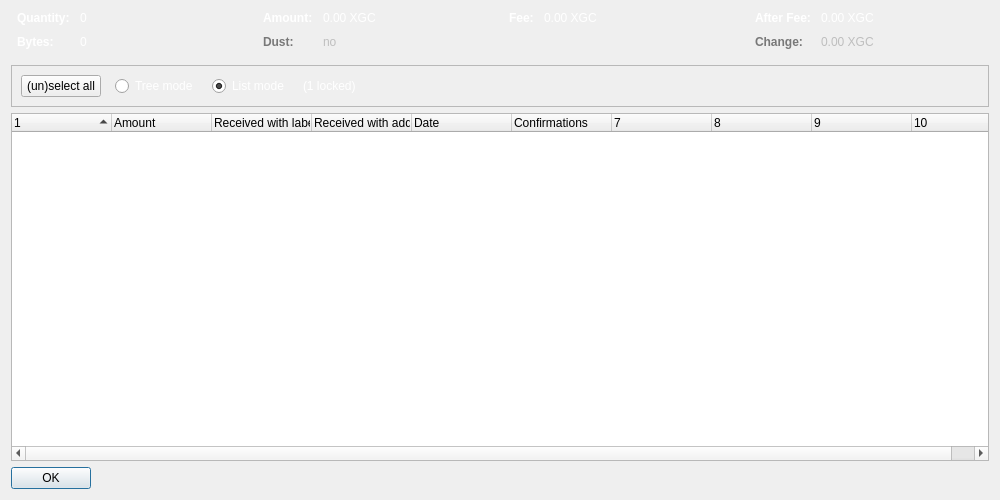
<?xml version="1.0" encoding="UTF-8"?>
<ui version="4.0">
 <class>CoinControlDialog</class>
 <widget class="QDialog" name="CoinControlDialog">
  <property name="geometry">
   <rect>
    <x>0</x>
    <y>0</y>
    <width>1000</width>
    <height>500</height>
   </rect>
  </property>
  <property name="windowTitle">
   <string>Coin Selection</string>
  </property>
  <layout class="QVBoxLayout" name="verticalLayout">
   <item>
    <layout class="QHBoxLayout" name="horizontalLayoutTop" stretch="0,0,0,0">
     <property name="topMargin">
      <number>0</number>
     </property>
     <property name="bottomMargin">
      <number>10</number>
     </property>
     <item>
      <layout class="QFormLayout" name="formLayoutCoinControl1">
       <property name="horizontalSpacing">
        <number>10</number>
       </property>
       <property name="verticalSpacing">
        <number>10</number>
       </property>
       <property name="leftMargin">
        <number>6</number>
       </property>
       <property name="rightMargin">
        <number>6</number>
       </property>
       <item row="0" column="0">
        <widget class="QLabel" name="labelCoinControlQuantityText">
         <property name="palette">
          <palette>
           <active>
            <colorrole role="WindowText">
             <brush brushstyle="SolidPattern">
              <color alpha="255">
               <red>255</red>
               <green>255</green>
               <blue>255</blue>
              </color>
             </brush>
            </colorrole>
           </active>
           <inactive>
            <colorrole role="WindowText">
             <brush brushstyle="SolidPattern">
              <color alpha="255">
               <red>255</red>
               <green>255</green>
               <blue>255</blue>
              </color>
             </brush>
            </colorrole>
           </inactive>
           <disabled>
            <colorrole role="WindowText">
             <brush brushstyle="SolidPattern">
              <color alpha="255">
               <red>120</red>
               <green>120</green>
               <blue>120</blue>
              </color>
             </brush>
            </colorrole>
           </disabled>
          </palette>
         </property>
         <property name="font">
          <font>
           <weight>75</weight>
           <bold>true</bold>
          </font>
         </property>
         <property name="text">
          <string>Quantity:</string>
         </property>
        </widget>
       </item>
       <item row="0" column="1">
        <widget class="QLabel" name="labelCoinControlQuantity">
         <property name="palette">
          <palette>
           <active>
            <colorrole role="WindowText">
             <brush brushstyle="SolidPattern">
              <color alpha="255">
               <red>255</red>
               <green>255</green>
               <blue>255</blue>
              </color>
             </brush>
            </colorrole>
           </active>
           <inactive>
            <colorrole role="WindowText">
             <brush brushstyle="SolidPattern">
              <color alpha="255">
               <red>255</red>
               <green>255</green>
               <blue>255</blue>
              </color>
             </brush>
            </colorrole>
           </inactive>
           <disabled>
            <colorrole role="WindowText">
             <brush brushstyle="SolidPattern">
              <color alpha="255">
               <red>120</red>
               <green>120</green>
               <blue>120</blue>
              </color>
             </brush>
            </colorrole>
           </disabled>
          </palette>
         </property>
         <property name="cursor">
          <cursorShape>IBeamCursor</cursorShape>
         </property>
         <property name="contextMenuPolicy">
          <enum>Qt::ActionsContextMenu</enum>
         </property>
         <property name="text">
          <string notr="true">0</string>
         </property>
         <property name="textInteractionFlags">
          <set>Qt::LinksAccessibleByMouse|Qt::TextSelectableByKeyboard|Qt::TextSelectableByMouse</set>
         </property>
        </widget>
       </item>
       <item row="1" column="0">
        <widget class="QLabel" name="labelCoinControlBytesText">
         <property name="palette">
          <palette>
           <active>
            <colorrole role="WindowText">
             <brush brushstyle="SolidPattern">
              <color alpha="255">
               <red>255</red>
               <green>255</green>
               <blue>255</blue>
              </color>
             </brush>
            </colorrole>
           </active>
           <inactive>
            <colorrole role="WindowText">
             <brush brushstyle="SolidPattern">
              <color alpha="255">
               <red>255</red>
               <green>255</green>
               <blue>255</blue>
              </color>
             </brush>
            </colorrole>
           </inactive>
           <disabled>
            <colorrole role="WindowText">
             <brush brushstyle="SolidPattern">
              <color alpha="255">
               <red>120</red>
               <green>120</green>
               <blue>120</blue>
              </color>
             </brush>
            </colorrole>
           </disabled>
          </palette>
         </property>
         <property name="font">
          <font>
           <weight>75</weight>
           <bold>true</bold>
          </font>
         </property>
         <property name="text">
          <string>Bytes:</string>
         </property>
        </widget>
       </item>
       <item row="1" column="1">
        <widget class="QLabel" name="labelCoinControlBytes">
         <property name="palette">
          <palette>
           <active>
            <colorrole role="WindowText">
             <brush brushstyle="SolidPattern">
              <color alpha="255">
               <red>255</red>
               <green>255</green>
               <blue>255</blue>
              </color>
             </brush>
            </colorrole>
           </active>
           <inactive>
            <colorrole role="WindowText">
             <brush brushstyle="SolidPattern">
              <color alpha="255">
               <red>255</red>
               <green>255</green>
               <blue>255</blue>
              </color>
             </brush>
            </colorrole>
           </inactive>
           <disabled>
            <colorrole role="WindowText">
             <brush brushstyle="SolidPattern">
              <color alpha="255">
               <red>120</red>
               <green>120</green>
               <blue>120</blue>
              </color>
             </brush>
            </colorrole>
           </disabled>
          </palette>
         </property>
         <property name="cursor">
          <cursorShape>IBeamCursor</cursorShape>
         </property>
         <property name="contextMenuPolicy">
          <enum>Qt::ActionsContextMenu</enum>
         </property>
         <property name="text">
          <string notr="true">0</string>
         </property>
         <property name="textInteractionFlags">
          <set>Qt::LinksAccessibleByMouse|Qt::TextSelectableByKeyboard|Qt::TextSelectableByMouse</set>
         </property>
        </widget>
       </item>
      </layout>
     </item>
     <item>
      <layout class="QFormLayout" name="formLayoutCoinControl2">
       <property name="horizontalSpacing">
        <number>10</number>
       </property>
       <property name="verticalSpacing">
        <number>10</number>
       </property>
       <property name="leftMargin">
        <number>6</number>
       </property>
       <property name="rightMargin">
        <number>6</number>
       </property>
       <item row="0" column="0">
        <widget class="QLabel" name="labelCoinControlAmountText">
         <property name="palette">
          <palette>
           <active>
            <colorrole role="WindowText">
             <brush brushstyle="SolidPattern">
              <color alpha="255">
               <red>255</red>
               <green>255</green>
               <blue>255</blue>
              </color>
             </brush>
            </colorrole>
           </active>
           <inactive>
            <colorrole role="WindowText">
             <brush brushstyle="SolidPattern">
              <color alpha="255">
               <red>255</red>
               <green>255</green>
               <blue>255</blue>
              </color>
             </brush>
            </colorrole>
           </inactive>
           <disabled>
            <colorrole role="WindowText">
             <brush brushstyle="SolidPattern">
              <color alpha="255">
               <red>120</red>
               <green>120</green>
               <blue>120</blue>
              </color>
             </brush>
            </colorrole>
           </disabled>
          </palette>
         </property>
         <property name="font">
          <font>
           <weight>75</weight>
           <bold>true</bold>
          </font>
         </property>
         <property name="text">
          <string>Amount:</string>
         </property>
        </widget>
       </item>
       <item row="0" column="1">
        <widget class="QLabel" name="labelCoinControlAmount">
         <property name="palette">
          <palette>
           <active>
            <colorrole role="WindowText">
             <brush brushstyle="SolidPattern">
              <color alpha="255">
               <red>255</red>
               <green>255</green>
               <blue>255</blue>
              </color>
             </brush>
            </colorrole>
           </active>
           <inactive>
            <colorrole role="WindowText">
             <brush brushstyle="SolidPattern">
              <color alpha="255">
               <red>255</red>
               <green>255</green>
               <blue>255</blue>
              </color>
             </brush>
            </colorrole>
           </inactive>
           <disabled>
            <colorrole role="WindowText">
             <brush brushstyle="SolidPattern">
              <color alpha="255">
               <red>120</red>
               <green>120</green>
               <blue>120</blue>
              </color>
             </brush>
            </colorrole>
           </disabled>
          </palette>
         </property>
         <property name="cursor">
          <cursorShape>IBeamCursor</cursorShape>
         </property>
         <property name="contextMenuPolicy">
          <enum>Qt::ActionsContextMenu</enum>
         </property>
         <property name="text">
          <string notr="true">0.00 XGC</string>
         </property>
         <property name="textInteractionFlags">
          <set>Qt::LinksAccessibleByMouse|Qt::TextSelectableByKeyboard|Qt::TextSelectableByMouse</set>
         </property>
        </widget>
       </item>
       <item row="1" column="0">
        <widget class="QLabel" name="labelCoinControlLowOutputText">
         <property name="enabled">
          <bool>false</bool>
         </property>
         <property name="palette">
          <palette>
           <active>
            <colorrole role="WindowText">
             <brush brushstyle="SolidPattern">
              <color alpha="255">
               <red>255</red>
               <green>255</green>
               <blue>255</blue>
              </color>
             </brush>
            </colorrole>
           </active>
           <inactive>
            <colorrole role="WindowText">
             <brush brushstyle="SolidPattern">
              <color alpha="255">
               <red>255</red>
               <green>255</green>
               <blue>255</blue>
              </color>
             </brush>
            </colorrole>
           </inactive>
           <disabled>
            <colorrole role="WindowText">
             <brush brushstyle="SolidPattern">
              <color alpha="255">
               <red>120</red>
               <green>120</green>
               <blue>120</blue>
              </color>
             </brush>
            </colorrole>
           </disabled>
          </palette>
         </property>
         <property name="font">
          <font>
           <weight>75</weight>
           <bold>true</bold>
          </font>
         </property>
         <property name="text">
          <string>Dust:</string>
         </property>
        </widget>
       </item>
       <item row="1" column="1">
        <widget class="QLabel" name="labelCoinControlLowOutput">
         <property name="enabled">
          <bool>false</bool>
         </property>
         <property name="palette">
          <palette>
           <active>
            <colorrole role="WindowText">
             <brush brushstyle="SolidPattern">
              <color alpha="255">
               <red>255</red>
               <green>255</green>
               <blue>255</blue>
              </color>
             </brush>
            </colorrole>
           </active>
           <inactive>
            <colorrole role="WindowText">
             <brush brushstyle="SolidPattern">
              <color alpha="255">
               <red>255</red>
               <green>255</green>
               <blue>255</blue>
              </color>
             </brush>
            </colorrole>
           </inactive>
           <disabled>
            <colorrole role="WindowText">
             <brush brushstyle="SolidPattern">
              <color alpha="255">
               <red>120</red>
               <green>120</green>
               <blue>120</blue>
              </color>
             </brush>
            </colorrole>
           </disabled>
          </palette>
         </property>
         <property name="cursor">
          <cursorShape>IBeamCursor</cursorShape>
         </property>
         <property name="contextMenuPolicy">
          <enum>Qt::ActionsContextMenu</enum>
         </property>
         <property name="text">
          <string notr="true">no</string>
         </property>
         <property name="textInteractionFlags">
          <set>Qt::LinksAccessibleByMouse|Qt::TextSelectableByKeyboard|Qt::TextSelectableByMouse</set>
         </property>
        </widget>
       </item>
      </layout>
     </item>
     <item>
      <layout class="QFormLayout" name="formLayoutCoinControl3">
       <property name="horizontalSpacing">
        <number>10</number>
       </property>
       <property name="verticalSpacing">
        <number>10</number>
       </property>
       <property name="leftMargin">
        <number>6</number>
       </property>
       <property name="rightMargin">
        <number>6</number>
       </property>
       <item row="0" column="0">
        <widget class="QLabel" name="labelCoinControlFeeText">
         <property name="palette">
          <palette>
           <active>
            <colorrole role="WindowText">
             <brush brushstyle="SolidPattern">
              <color alpha="255">
               <red>255</red>
               <green>255</green>
               <blue>255</blue>
              </color>
             </brush>
            </colorrole>
           </active>
           <inactive>
            <colorrole role="WindowText">
             <brush brushstyle="SolidPattern">
              <color alpha="255">
               <red>255</red>
               <green>255</green>
               <blue>255</blue>
              </color>
             </brush>
            </colorrole>
           </inactive>
           <disabled>
            <colorrole role="WindowText">
             <brush brushstyle="SolidPattern">
              <color alpha="255">
               <red>120</red>
               <green>120</green>
               <blue>120</blue>
              </color>
             </brush>
            </colorrole>
           </disabled>
          </palette>
         </property>
         <property name="font">
          <font>
           <weight>75</weight>
           <bold>true</bold>
          </font>
         </property>
         <property name="text">
          <string>Fee:</string>
         </property>
        </widget>
       </item>
       <item row="0" column="1">
        <widget class="QLabel" name="labelCoinControlFee">
         <property name="palette">
          <palette>
           <active>
            <colorrole role="WindowText">
             <brush brushstyle="SolidPattern">
              <color alpha="255">
               <red>255</red>
               <green>255</green>
               <blue>255</blue>
              </color>
             </brush>
            </colorrole>
           </active>
           <inactive>
            <colorrole role="WindowText">
             <brush brushstyle="SolidPattern">
              <color alpha="255">
               <red>255</red>
               <green>255</green>
               <blue>255</blue>
              </color>
             </brush>
            </colorrole>
           </inactive>
           <disabled>
            <colorrole role="WindowText">
             <brush brushstyle="SolidPattern">
              <color alpha="255">
               <red>120</red>
               <green>120</green>
               <blue>120</blue>
              </color>
             </brush>
            </colorrole>
           </disabled>
          </palette>
         </property>
         <property name="cursor">
          <cursorShape>IBeamCursor</cursorShape>
         </property>
         <property name="contextMenuPolicy">
          <enum>Qt::ActionsContextMenu</enum>
         </property>
         <property name="text">
          <string notr="true">0.00 XGC</string>
         </property>
         <property name="textInteractionFlags">
          <set>Qt::LinksAccessibleByMouse|Qt::TextSelectableByKeyboard|Qt::TextSelectableByMouse</set>
         </property>
        </widget>
       </item>
      </layout>
     </item>
     <item>
      <layout class="QFormLayout" name="formLayoutCoinControl4">
       <property name="horizontalSpacing">
        <number>10</number>
       </property>
       <property name="verticalSpacing">
        <number>10</number>
       </property>
       <property name="leftMargin">
        <number>6</number>
       </property>
       <property name="rightMargin">
        <number>6</number>
       </property>
       <item row="0" column="0">
        <widget class="QLabel" name="labelCoinControlAfterFeeText">
         <property name="palette">
          <palette>
           <active>
            <colorrole role="WindowText">
             <brush brushstyle="SolidPattern">
              <color alpha="255">
               <red>255</red>
               <green>255</green>
               <blue>255</blue>
              </color>
             </brush>
            </colorrole>
           </active>
           <inactive>
            <colorrole role="WindowText">
             <brush brushstyle="SolidPattern">
              <color alpha="255">
               <red>255</red>
               <green>255</green>
               <blue>255</blue>
              </color>
             </brush>
            </colorrole>
           </inactive>
           <disabled>
            <colorrole role="WindowText">
             <brush brushstyle="SolidPattern">
              <color alpha="255">
               <red>120</red>
               <green>120</green>
               <blue>120</blue>
              </color>
             </brush>
            </colorrole>
           </disabled>
          </palette>
         </property>
         <property name="font">
          <font>
           <weight>75</weight>
           <bold>true</bold>
          </font>
         </property>
         <property name="text">
          <string>After Fee:</string>
         </property>
        </widget>
       </item>
       <item row="0" column="1">
        <widget class="QLabel" name="labelCoinControlAfterFee">
         <property name="palette">
          <palette>
           <active>
            <colorrole role="WindowText">
             <brush brushstyle="SolidPattern">
              <color alpha="255">
               <red>255</red>
               <green>255</green>
               <blue>255</blue>
              </color>
             </brush>
            </colorrole>
           </active>
           <inactive>
            <colorrole role="WindowText">
             <brush brushstyle="SolidPattern">
              <color alpha="255">
               <red>255</red>
               <green>255</green>
               <blue>255</blue>
              </color>
             </brush>
            </colorrole>
           </inactive>
           <disabled>
            <colorrole role="WindowText">
             <brush brushstyle="SolidPattern">
              <color alpha="255">
               <red>120</red>
               <green>120</green>
               <blue>120</blue>
              </color>
             </brush>
            </colorrole>
           </disabled>
          </palette>
         </property>
         <property name="cursor">
          <cursorShape>IBeamCursor</cursorShape>
         </property>
         <property name="contextMenuPolicy">
          <enum>Qt::ActionsContextMenu</enum>
         </property>
         <property name="text">
          <string notr="true">0.00 XGC</string>
         </property>
         <property name="textInteractionFlags">
          <set>Qt::LinksAccessibleByMouse|Qt::TextSelectableByKeyboard|Qt::TextSelectableByMouse</set>
         </property>
        </widget>
       </item>
       <item row="1" column="0">
        <widget class="QLabel" name="labelCoinControlChangeText">
         <property name="enabled">
          <bool>false</bool>
         </property>
         <property name="palette">
          <palette>
           <active>
            <colorrole role="WindowText">
             <brush brushstyle="SolidPattern">
              <color alpha="255">
               <red>255</red>
               <green>255</green>
               <blue>255</blue>
              </color>
             </brush>
            </colorrole>
           </active>
           <inactive>
            <colorrole role="WindowText">
             <brush brushstyle="SolidPattern">
              <color alpha="255">
               <red>255</red>
               <green>255</green>
               <blue>255</blue>
              </color>
             </brush>
            </colorrole>
           </inactive>
           <disabled>
            <colorrole role="WindowText">
             <brush brushstyle="SolidPattern">
              <color alpha="255">
               <red>120</red>
               <green>120</green>
               <blue>120</blue>
              </color>
             </brush>
            </colorrole>
           </disabled>
          </palette>
         </property>
         <property name="font">
          <font>
           <weight>75</weight>
           <bold>true</bold>
          </font>
         </property>
         <property name="text">
          <string>Change:</string>
         </property>
        </widget>
       </item>
       <item row="1" column="1">
        <widget class="QLabel" name="labelCoinControlChange">
         <property name="enabled">
          <bool>false</bool>
         </property>
         <property name="palette">
          <palette>
           <active>
            <colorrole role="WindowText">
             <brush brushstyle="SolidPattern">
              <color alpha="255">
               <red>255</red>
               <green>255</green>
               <blue>255</blue>
              </color>
             </brush>
            </colorrole>
           </active>
           <inactive>
            <colorrole role="WindowText">
             <brush brushstyle="SolidPattern">
              <color alpha="255">
               <red>255</red>
               <green>255</green>
               <blue>255</blue>
              </color>
             </brush>
            </colorrole>
           </inactive>
           <disabled>
            <colorrole role="WindowText">
             <brush brushstyle="SolidPattern">
              <color alpha="255">
               <red>120</red>
               <green>120</green>
               <blue>120</blue>
              </color>
             </brush>
            </colorrole>
           </disabled>
          </palette>
         </property>
         <property name="cursor">
          <cursorShape>IBeamCursor</cursorShape>
         </property>
         <property name="contextMenuPolicy">
          <enum>Qt::ActionsContextMenu</enum>
         </property>
         <property name="text">
          <string notr="true">0.00 XGC</string>
         </property>
         <property name="textInteractionFlags">
          <set>Qt::LinksAccessibleByMouse|Qt::TextSelectableByKeyboard|Qt::TextSelectableByMouse</set>
         </property>
        </widget>
       </item>
      </layout>
     </item>
    </layout>
   </item>
   <item>
    <widget class="QFrame" name="frame">
     <property name="minimumSize">
      <size>
       <width>0</width>
       <height>40</height>
      </size>
     </property>
     <property name="frameShape">
      <enum>QFrame::StyledPanel</enum>
     </property>
     <property name="frameShadow">
      <enum>QFrame::Sunken</enum>
     </property>
     <layout class="QHBoxLayout" name="horizontalLayout">
      <item>
       <layout class="QHBoxLayout" name="horizontalLayoutPanel" stretch="0,0,0,0,0">
        <property name="spacing">
         <number>14</number>
        </property>
        <item>
         <widget class="QPushButton" name="pushButtonSelectAll">
          <property name="sizePolicy">
           <sizepolicy hsizetype="Maximum" vsizetype="Fixed">
            <horstretch>0</horstretch>
            <verstretch>0</verstretch>
           </sizepolicy>
          </property>
          <property name="text">
           <string>(un)select all</string>
          </property>
          <property name="autoDefault">
           <bool>false</bool>
          </property>
         </widget>
        </item>
        <item>
         <widget class="QRadioButton" name="radioTreeMode">
          <property name="sizePolicy">
           <sizepolicy hsizetype="Maximum" vsizetype="Fixed">
            <horstretch>0</horstretch>
            <verstretch>0</verstretch>
           </sizepolicy>
          </property>
          <property name="palette">
           <palette>
            <active>
             <colorrole role="WindowText">
              <brush brushstyle="SolidPattern">
               <color alpha="255">
                <red>255</red>
                <green>255</green>
                <blue>255</blue>
               </color>
              </brush>
             </colorrole>
            </active>
            <inactive>
             <colorrole role="WindowText">
              <brush brushstyle="SolidPattern">
               <color alpha="255">
                <red>255</red>
                <green>255</green>
                <blue>255</blue>
               </color>
              </brush>
             </colorrole>
            </inactive>
            <disabled>
             <colorrole role="WindowText">
              <brush brushstyle="SolidPattern">
               <color alpha="255">
                <red>120</red>
                <green>120</green>
                <blue>120</blue>
               </color>
              </brush>
             </colorrole>
            </disabled>
           </palette>
          </property>
          <property name="text">
           <string>Tree mode</string>
          </property>
         </widget>
        </item>
        <item>
         <widget class="QRadioButton" name="radioListMode">
          <property name="sizePolicy">
           <sizepolicy hsizetype="Maximum" vsizetype="Fixed">
            <horstretch>0</horstretch>
            <verstretch>0</verstretch>
           </sizepolicy>
          </property>
          <property name="palette">
           <palette>
            <active>
             <colorrole role="WindowText">
              <brush brushstyle="SolidPattern">
               <color alpha="255">
                <red>255</red>
                <green>255</green>
                <blue>255</blue>
               </color>
              </brush>
             </colorrole>
            </active>
            <inactive>
             <colorrole role="WindowText">
              <brush brushstyle="SolidPattern">
               <color alpha="255">
                <red>255</red>
                <green>255</green>
                <blue>255</blue>
               </color>
              </brush>
             </colorrole>
            </inactive>
            <disabled>
             <colorrole role="WindowText">
              <brush brushstyle="SolidPattern">
               <color alpha="255">
                <red>120</red>
                <green>120</green>
                <blue>120</blue>
               </color>
              </brush>
             </colorrole>
            </disabled>
           </palette>
          </property>
          <property name="text">
           <string>List mode</string>
          </property>
          <property name="checked">
           <bool>true</bool>
          </property>
         </widget>
        </item>
        <item>
         <widget class="QLabel" name="labelLocked">
          <property name="palette">
           <palette>
            <active>
             <colorrole role="WindowText">
              <brush brushstyle="SolidPattern">
               <color alpha="255">
                <red>255</red>
                <green>255</green>
                <blue>255</blue>
               </color>
              </brush>
             </colorrole>
            </active>
            <inactive>
             <colorrole role="WindowText">
              <brush brushstyle="SolidPattern">
               <color alpha="255">
                <red>255</red>
                <green>255</green>
                <blue>255</blue>
               </color>
              </brush>
             </colorrole>
            </inactive>
            <disabled>
             <colorrole role="WindowText">
              <brush brushstyle="SolidPattern">
               <color alpha="255">
                <red>120</red>
                <green>120</green>
                <blue>120</blue>
               </color>
              </brush>
             </colorrole>
            </disabled>
           </palette>
          </property>
          <property name="text">
           <string notr="true">(1 locked)</string>
          </property>
         </widget>
        </item>
        <item>
         <spacer name="horizontalSpacer">
          <property name="orientation">
           <enum>Qt::Horizontal</enum>
          </property>
          <property name="sizeHint" stdset="0">
           <size>
            <width>40</width>
            <height>20</height>
           </size>
          </property>
         </spacer>
        </item>
       </layout>
      </item>
     </layout>
    </widget>
   </item>
   <item>
    <widget class="CoinControlTreeWidget" name="treeWidget">
     <property name="contextMenuPolicy">
      <enum>Qt::CustomContextMenu</enum>
     </property>
     <property name="sortingEnabled">
      <bool>false</bool>
     </property>
     <property name="columnCount">
      <number>10</number>
     </property>
     <attribute name="headerShowSortIndicator" stdset="0">
      <bool>true</bool>
     </attribute>
     <attribute name="headerStretchLastSection">
      <bool>false</bool>
     </attribute>
     <column>
      <property name="text">
       <string/>
      </property>
     </column>
     <column>
      <property name="text">
       <string>Amount</string>
      </property>
     </column>
     <column>
      <property name="text">
       <string>Received with label</string>
      </property>
     </column>
     <column>
      <property name="text">
       <string>Received with address</string>
      </property>
     </column>
     <column>
      <property name="text">
       <string>Date</string>
      </property>
     </column>
     <column>
      <property name="text">
       <string>Confirmations</string>
      </property>
      <property name="toolTip">
       <string>Confirmed</string>
      </property>
     </column>
     <column>
      <property name="text">
       <string/>
      </property>
     </column>
     <column>
      <property name="text">
       <string/>
      </property>
     </column>
     <column>
      <property name="text">
       <string/>
      </property>
     </column>
     <column>
      <property name="text">
       <string/>
      </property>
     </column>
    </widget>
   </item>
   <item>
    <widget class="QDialogButtonBox" name="buttonBox">
     <property name="sizePolicy">
      <sizepolicy hsizetype="Maximum" vsizetype="Fixed">
       <horstretch>0</horstretch>
       <verstretch>0</verstretch>
      </sizepolicy>
     </property>
     <property name="orientation">
      <enum>Qt::Horizontal</enum>
     </property>
     <property name="standardButtons">
      <set>QDialogButtonBox::Ok</set>
     </property>
    </widget>
   </item>
  </layout>
 </widget>
 <customwidgets>
  <customwidget>
   <class>CoinControlTreeWidget</class>
   <extends>QTreeWidget</extends>
   <header>coincontroltreewidget.h</header>
  </customwidget>
 </customwidgets>
 <resources/>
 <connections/>
</ui>
